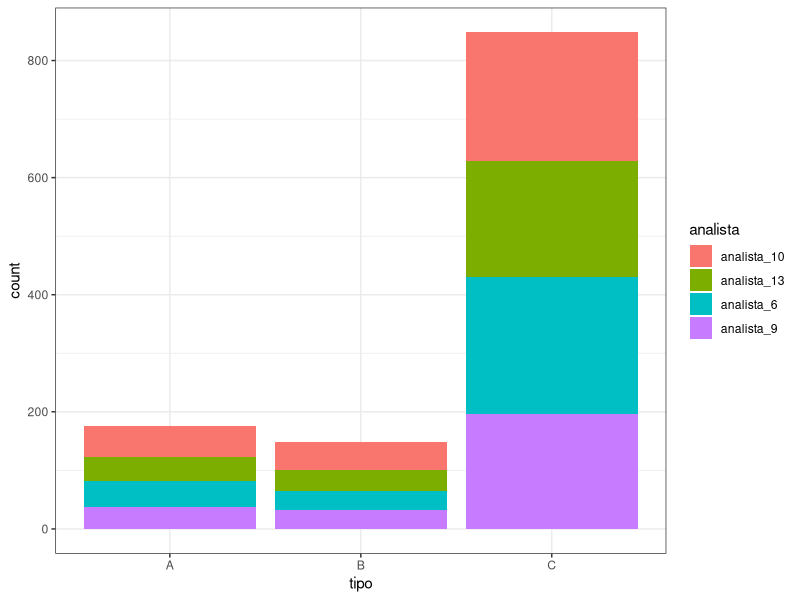
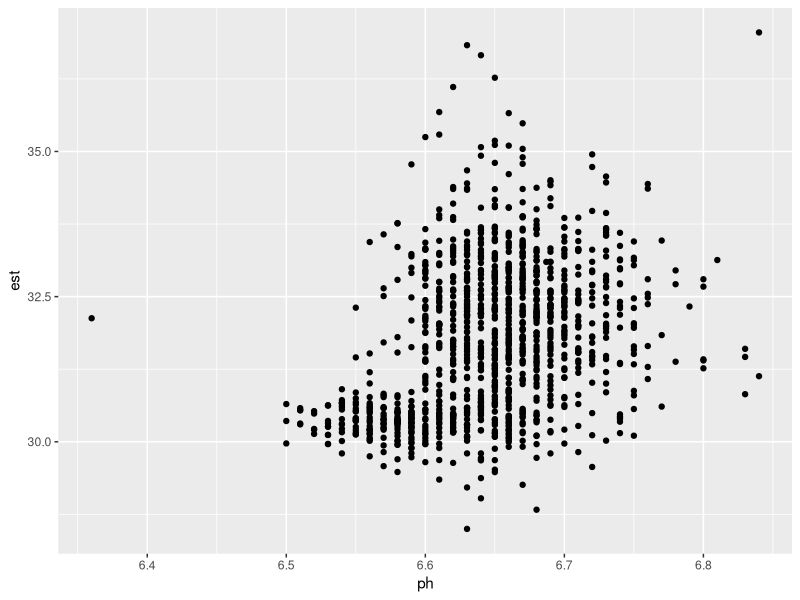
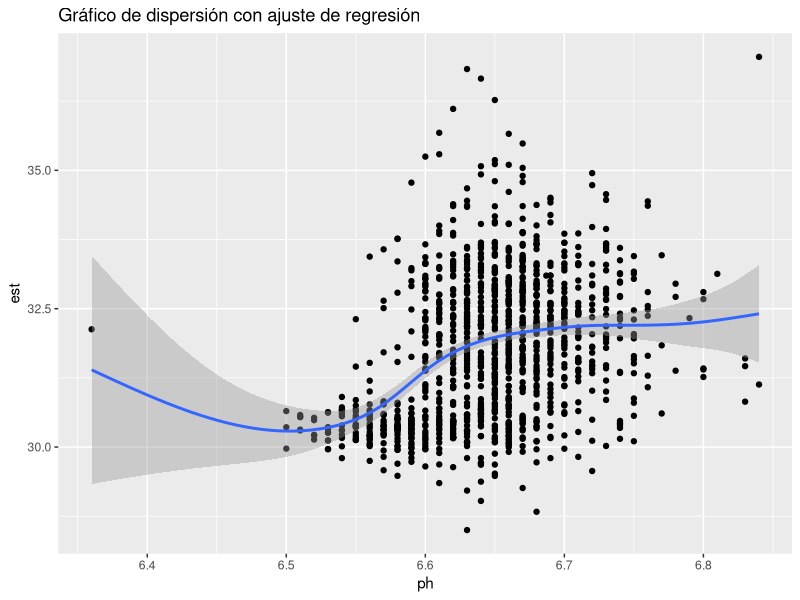
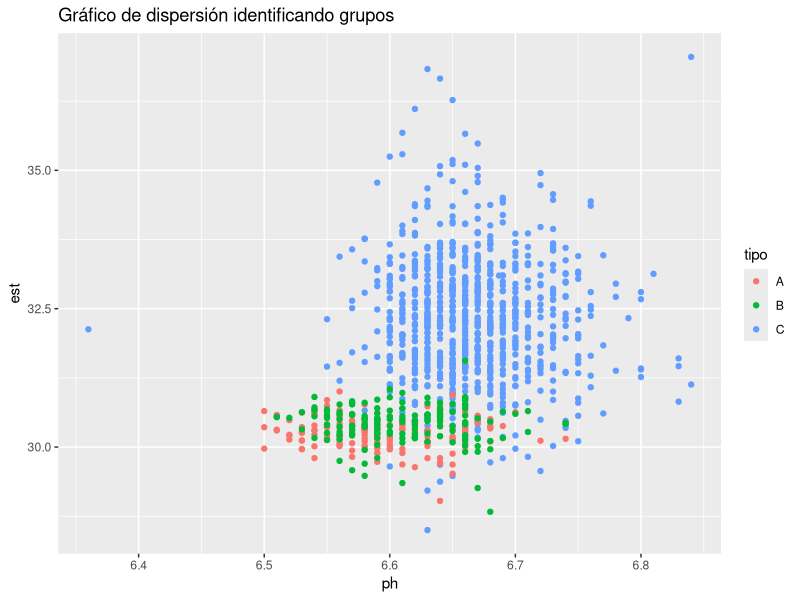
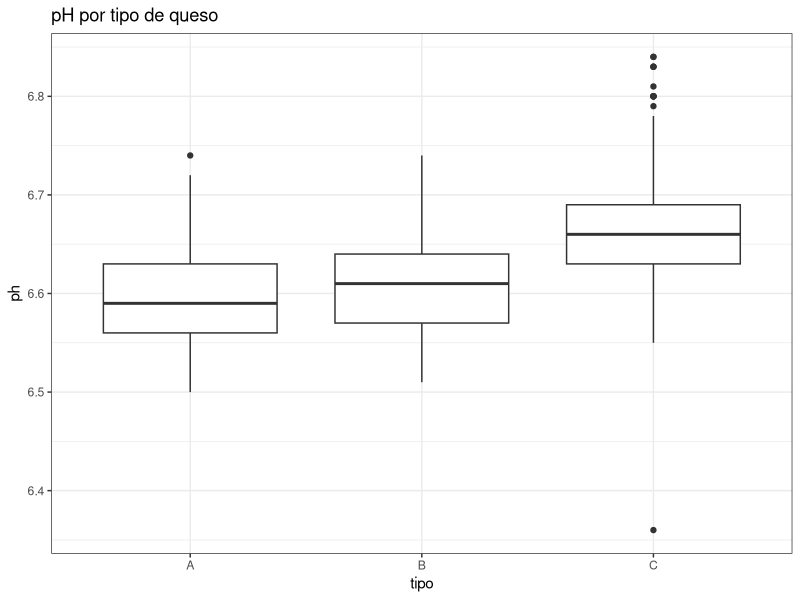
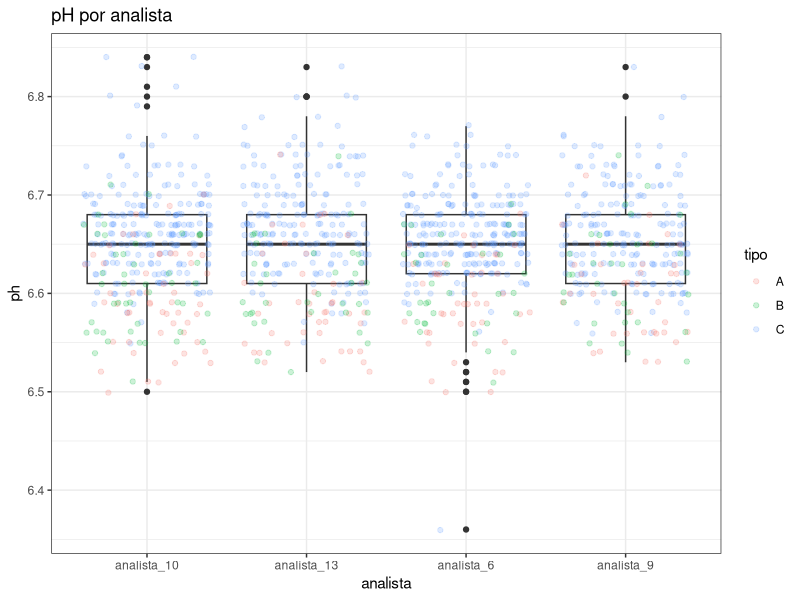

Source code (R) for these figures, in order:
## ---- chunk 1
knitr::opts_chunk$set(echo = TRUE, message = FALSE, warning = FALSE, comment = "")
library(tidyverse)
library(knitr)
library(flextable)
## ---- chunk 2
library(dplyr)
lab <- readxl::read_excel("_data/lab.xlsx") |> 
  mutate(fecha = as.Date(fecha))
## ---- chunk 3
kable(table(lab$analista, lab$tipo),
      caption = "Tabla de contingencia (frecuencias absolutas) de los analistas y el tipo de queso.")
## ---- chunk 4
kable(prop.table(table(lab$analista, lab$tipo)), digits = 2, 
      caption = "Tabla de frecuencias relativas de los analistas y el tipo de queso.")
## ---- chunk 5
histo <- hist(lab$ph, plot = FALSE)
histo2 <- hist(lab$est, plot = FALSE, breaks = 4)
lab <- lab |> 
  mutate(clase_ph = cut(ph, breaks = histo$breaks)) |> 
  mutate(clase_est = cut(est, breaks = histo2$breaks))
levels(lab$clase_ph) <- c(levels(lab$clase_ph), "(6.4,6.45]")
## ---- chunk 6
kable(table(lab$clase_ph, lab$clase_est))
## ---- chunk 7
tabla <- table(lab$clase_ph, lab$clase_est) |> addmargins()
tabla |> kable()
## ---- chunk 8
tabla[, 6]
round(tabla[, 6] / tabla[11, 6], 2)

## ---- chunk 9
tabla[11,]
round(tabla[11,] / tabla[11, 6], 2)
## ---- chunk 10
tabla[, 2]
round(tabla[, 2] / tabla[2, 6], 2)

## ---- chunk 11
tabla[5,]
round(tabla[5,] / tabla[5, 6], 2)
## ---- chunk 12
lab |> 
  ggplot(aes(x = tipo, fill = analista)) +
  geom_bar() +
  theme_bw()
## ---- chunk 13
lab |> 
  ggplot(aes(x = ph, y = est)) +
  geom_point()
## ---- chunk 14
lab |> 
  ggplot(aes(x = ph, y = est)) +
  geom_point() +
  geom_smooth() +
  labs(title = "Gráfico de dispersión con ajuste de regresión")
## ---- chunk 15
lab |> 
  ggplot(aes(x = ph, y = est, col = tipo)) +
  geom_point() +
  labs(title = "Gráfico de dispersión identificando grupos")
## ---- chunk 16
lab |> 
  ggplot(aes(x = tipo, y = ph)) + 
  geom_boxplot() +
  theme_bw() +
  labs(title = "pH por tipo de queso")
## ---- chunk 17
lab |> 
  ggplot(aes(x = analista, y = ph)) + 
  geom_boxplot() +
  geom_jitter(aes(col = tipo), alpha = 0.2) + 
  theme_bw() +
  labs(title = "pH por analista")
